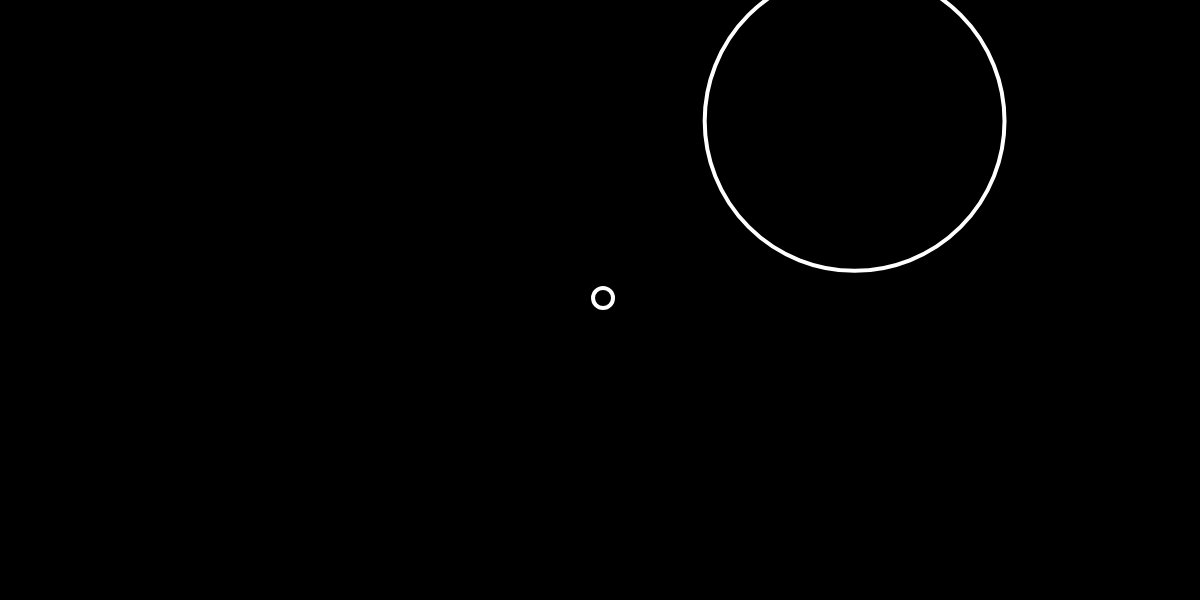
Frame 1 (no input)
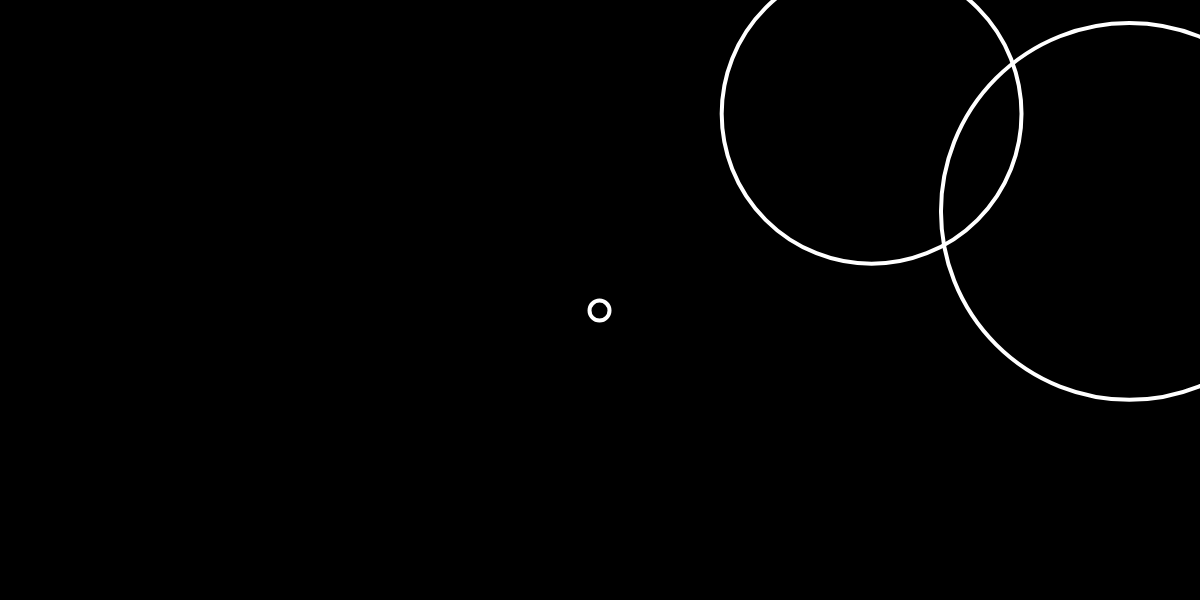
Frame 60 (no input)
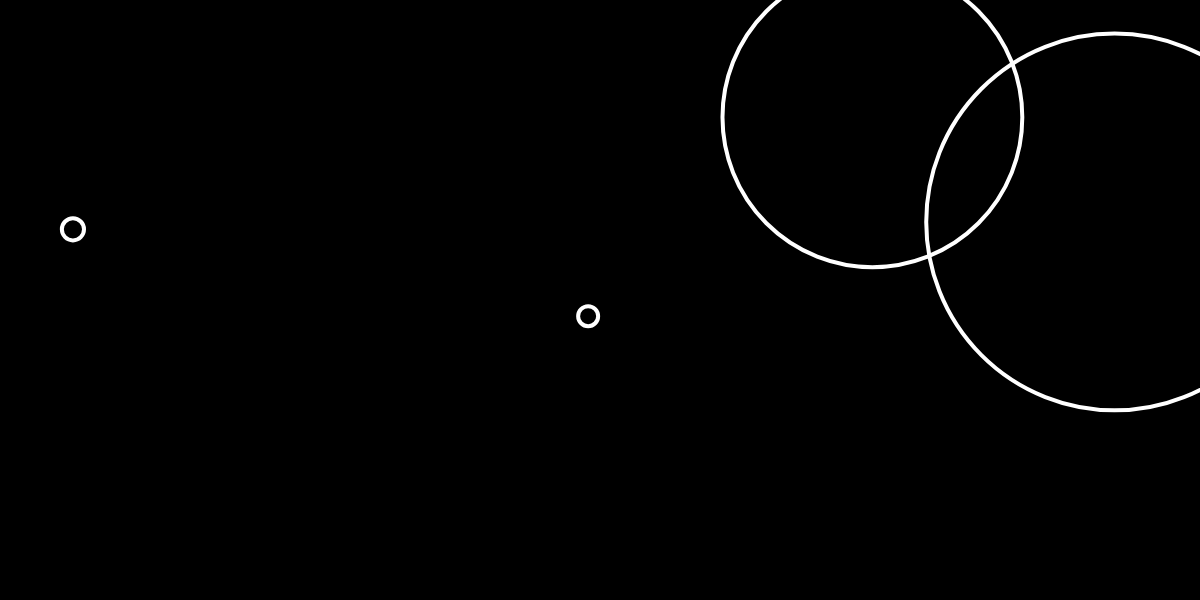
Frame 120 (the mouse pressed at the canvas centre since frame 60)

The p5.js sketch that drew these frames (run headless with seeded random() and noise() and a simulated clock; from frame 60 on, the mouse is pressed at the canvas centre):

// p5.js sketch
// ── sketch.js
let bubbles = [];

function setup() {
    createCanvas(windowWidth, 600);
    let b = new Bubble(width / 2, height / 2, 10);
    bubbles.push(b);
    bubbleTimer();
}

function draw() {
    background(0);
    for (let i = 0; i < bubbles.length; i++) {
        bubbles[i].move();
        bubbles[i].show();
    }
}

function bubbleTimer() {
    let b = new Bubble(random(width), random(height), random(200));
    bubbles.push(b);
    // this has the effect of calling itself every x-milliseconds
    setTimeout(bubbleTimer, random(2000));
}


function mousePressed() {
    // make the bubbles check themselves
    // to see if the mouse is within them.
    for (let i = bubbles.length - 1; i >= 0; i--) {
        let destroyMe = bubbles[i].mouseCheck();
        if (destroyMe) {
            bubbles.splice(i, 1);
        }
    }
}



///////////////////////////////////////////////////
// Bubble Class
///////////////////////////////////////////////////
class Bubble {
    constructor(x, y, r) {
        this.x = x;
        this.y = y;
        this.r = r;
    }

    move() {
        this.x = this.x + random(-5, 5);
        this.y = this.y + random(-5, 5);
    }

    show() {
        stroke(255);
        strokeWeight(4);
        noFill();
        ellipse(this.x, this.y, this.r * 2);
    }

    // check if the mouse if within this bubble
    mouseCheck() {
        // get the distance between the mouse and the center of the bubble
        let d = dist(this.x, this.y, mouseX, mouseY);
        // check if that distance is less than the bubble radius
        // if it is, then the mouse if within
        if (d < this.r) {
            return true;
        } else {
            return false;
        }
    }
}
